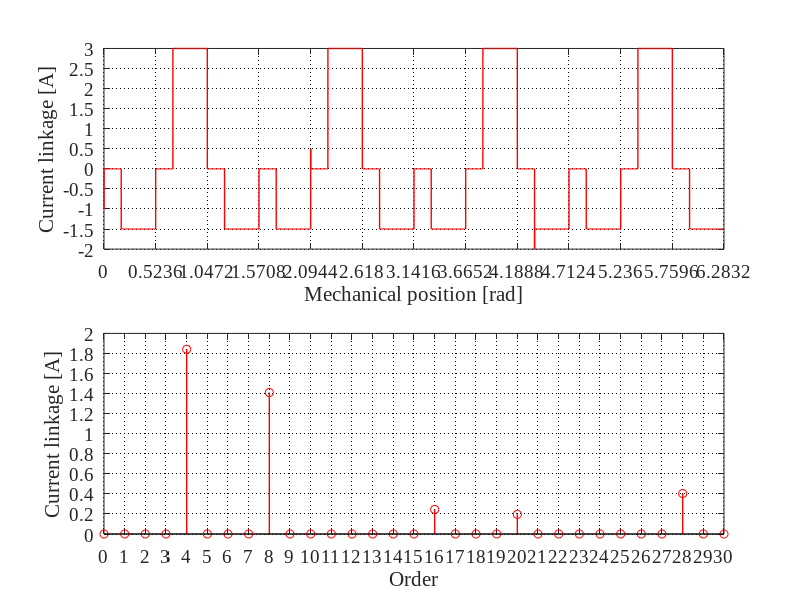

Reproduce this figure in MATLAB.
%% 计算按照槽口分布的电流密度
%%%%%%%%%%% 输入参数 %%%%%%%%
Qs = 12;                 % 定子槽数
p = 4;                   % 极对数（这里没用到）
m = 3;                   % 相数，后面计算绕组系数会用到
alpha_u = 2*pi/Qs;       % 槽间距角 [rad]
N = 30000;               % 采样步数
alpha = linspace(0,2*pi,N);  % 机械角度（共N个采样点）
alpha_ref = 0:alpha_u:2*pi;  % 每个槽的参考角，注意最后一个值 2pi 与 0 重合

% 三相电流幅值
[i_u, i_v, i_w] = deal(1,-0.5,-0.5);

% U相上层导体的电流密度（标幺）及每槽导体数，这里只考虑上层
I_U = [-1  1  0  -1  1  0  -1  1  0  -1  1  0  ];  
ZQ_U = ones(1, Qs);   % 每槽导体数
A_U = I_U .* ZQ_U;    % U相上层导体电流密度



%%%%%%%%%%% 参数：齿宽与槽开口 %%%%%%%%%%
b_t =0.1745;
b_0 =    0.3491;
tooth_width = b_t;    % 齿宽 10°
slot_open   = b_0;    % 槽开口 20°
% 注：对于Qs=12时，槽间距alpha_u为30°，满足 tooth_width+slot_open = 30°。

%%%%%%%%%%% 计算 U 相 MMF（同时考虑上层与下层） %%%%%%%%%%

% 初始化两个矩阵：
MMF_U_upper = zeros(N, Qs);   % 上层导体的 MMF 贡献
MMF_U_lower = zeros(N, Qs);   % 下层导体的 MMF 贡献（返向电流）

for i = 1:Qs
    %% 上层导体贡献
    % 对于槽 i，上层导体所在槽的导通区间定义为：
    % [ theta_start_upper, theta_start_upper + slot_open )
    % 其中 theta_start_upper = mod(alpha_ref(i) + tooth_width, 2*pi)
    theta_start_upper = mod(alpha_ref(i) + tooth_width, 2*pi);
    theta_end_upper   = mod(theta_start_upper + slot_open, 2*pi);

    for j = 1:N
        theta = mod(alpha(j), 2*pi);
        if theta_start_upper < theta_end_upper
            % 不跨越2pi的情况
            if (theta >= theta_start_upper) && (theta < theta_end_upper)
                MMF_U_upper(j,i) = A_U(i);
            else
                MMF_U_upper(j,i) = 0;
            end
        else
            % 如果跨越2pi（例如从350°到10°）
            if (theta >= theta_start_upper) || (theta < theta_end_upper)
                MMF_U_upper(j,i) = A_U(i);
            else
                MMF_U_upper(j,i) = 0;
            end
        end
    end

    %% 下层导体贡献
    % 对于下层导体，假定其位置在与上层对应的下一槽内，即槽 index: i_lower = mod(i, Qs) + 1
    % 下层导体电流方向与上层相反，所以贡献为 -A_U(i)。
    lower_slot = mod(i, Qs) + 1;  
    % 利用该槽的参考角计算下层导体的导通区间
    theta_start_lower = mod(alpha_ref(lower_slot) + tooth_width, 2*pi);
    theta_end_lower   = mod(theta_start_lower + slot_open, 2*pi);

    for j = 1:N
        theta = mod(alpha(j), 2*pi);
        if theta_start_lower < theta_end_lower
            if (theta >= theta_start_lower) && (theta < theta_end_lower)
                MMF_U_lower(j,i) = -A_U(i);  % 负号代表返向电流
            else
                MMF_U_lower(j,i) = 0;
            end
        else
            if (theta >= theta_start_lower) || (theta < theta_end_lower)
                MMF_U_lower(j,i) = -A_U(i);
            else
                MMF_U_lower(j,i) = 0;
            end
        end
    end
end

% 总的 U 相 MMF 为上层和下层的贡献之和（各槽独立叠加）
MMF_U_pha = sum(MMF_U_upper + MMF_U_lower, 2);
% 注意：此时 MMF_U_pha 已经包含了成对线圈上侧和下侧的作用。

%%%%%%%%%%% 将U相平移得到V、W相MMF %%%%%%%%%%%
Delta_N = round(N/3);   % 移相点数
MMF_V_pha = circshift(MMF_U_pha, Delta_N);
MMF_W_pha = circshift(MMF_V_pha, Delta_N);

% 计算三相总MMF（各相乘以对应电流）
MMF_tot = MMF_U_pha*i_u + MMF_V_pha*i_v + MMF_W_pha*i_w;

% 归一化到 [-1,1]，利用 mapminmax（注意转置）
% [MMF_tot_norm, PS] = mapminmax(MMF_tot');
MMF_tot_norm = MMF_tot;

%%%%%%%%%%% 频谱分析 %%%%%%%%%%%
N_fft = length(MMF_tot_norm);
y_fft = fft(MMF_tot_norm);
P2 = abs(y_fft/N_fft);
P1 = P2(1:N_fft/2+1);
P1(2:end-1) = 2*P1(2:end-1);
n_harm = length(P1);
Order = 0:(n_harm-1);

%%%%%%%%%%% 绘图 %%%%%%%%%%%
figure('Position',[400, 130, 700, 480]);
subplot(2,1,1);
plot(alpha, MMF_tot_norm, 'r', 'LineWidth', 1);
grid on;
set(gca, 'GridLineStyle', ':', 'GridColor', 'k', 'GridAlpha', 1);
set(gcf, 'color', 'w');
set(gca, 'FontSize', 14, 'FontName', 'Times New Roman');
xlabel('Mechanical position [rad]');
ylabel('Current linkage [A]');
xlim([0, 2*pi]);
set(gca, 'XTick', 0:pi/6:2*pi);
ylim([-2, 3]);
set(gca, 'YTick', -2:0.5:3);

subplot(2,1,2);
stem(Order, P1, 'r', 'LineWidth', 1);
grid on;
set(gca, 'GridLineStyle', ':', 'GridColor', 'k', 'GridAlpha', 1);
set(gcf, 'color', 'w');
set(gca, 'FontSize', 14, 'FontName', 'Times New Roman');
xlabel('Order');
ylabel('Current linkage [A]');
xlim([0, 30]);
set(gca, 'XTick', 0:1:30);
ylim([0, 2]);
set(gca, 'YTick', 0:0.2:2);
MMF_tot_trans = MMF_tot.'./5; % 没用
